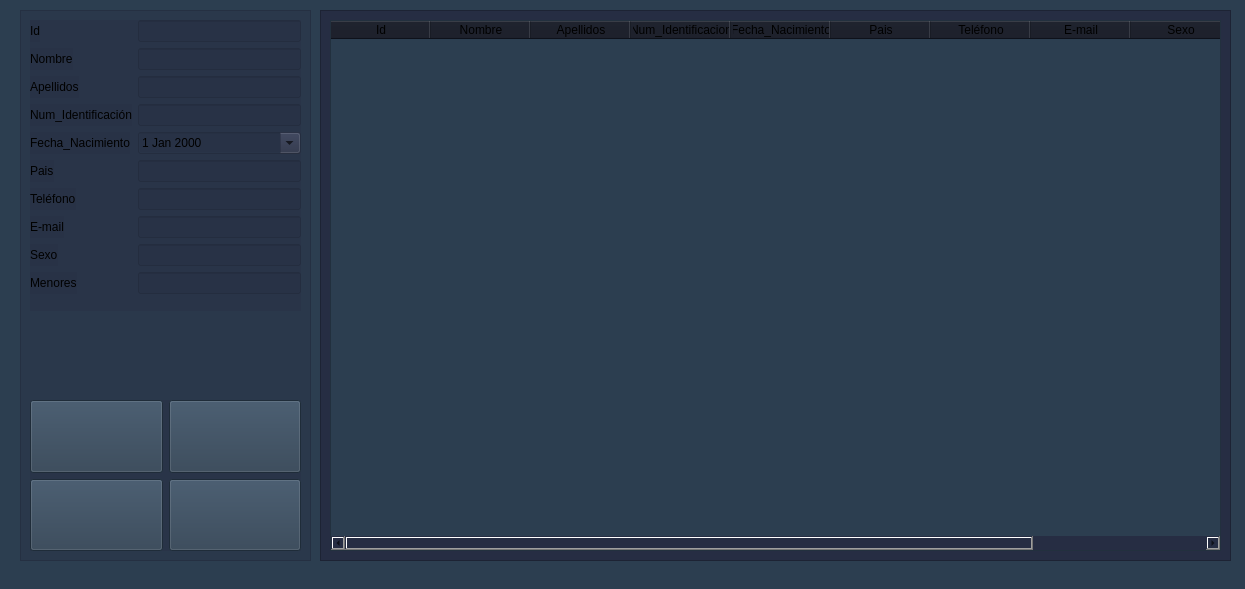
<?xml version="1.0" encoding="UTF-8"?>
<ui version="4.0">
 <class>tablaClientes</class>
 <widget class="QWidget" name="tablaClientes">
  <property name="windowModality">
   <enum>Qt::WindowModality::WindowModal</enum>
  </property>
  <property name="geometry">
   <rect>
    <x>0</x>
    <y>0</y>
    <width>1245</width>
    <height>589</height>
   </rect>
  </property>
  <property name="minimumSize">
   <size>
    <width>1245</width>
    <height>589</height>
   </size>
  </property>
  <property name="maximumSize">
   <size>
    <width>1245</width>
    <height>589</height>
   </size>
  </property>
  <property name="windowTitle">
   <string>Clientes</string>
  </property>
  <property name="windowIcon">
   <iconset resource="../Recursos/img/bg.qrc">
    <normaloff>:/prefijoNuevo/brianda1.png</normaloff>:/prefijoNuevo/brianda1.png</iconset>
  </property>
  <property name="styleSheet">
   <string notr="true">QWidget {
    background-color: #2C3E50; /* Fondo oscuro */

}
</string>
  </property>
  <widget class="QFrame" name="frameDeBotones">
   <property name="geometry">
    <rect>
     <x>20</x>
     <y>10</y>
     <width>291</width>
     <height>551</height>
    </rect>
   </property>
   <property name="styleSheet">
    <string notr="true">
background-color: rgba(38, 45, 67, 100);
</string>
   </property>
   <property name="frameShape">
    <enum>QFrame::Shape::StyledPanel</enum>
   </property>
   <property name="frameShadow">
    <enum>QFrame::Shadow::Raised</enum>
   </property>
   <widget class="QWidget" name="formLayoutWidget">
    <property name="geometry">
     <rect>
      <x>10</x>
      <y>10</y>
      <width>271</width>
      <height>291</height>
     </rect>
    </property>
    <layout class="QFormLayout" name="formLayout">
     <item row="0" column="0">
      <widget class="QLabel" name="labelId">
       <property name="text">
        <string>Id</string>
       </property>
      </widget>
     </item>
     <item row="0" column="1">
      <widget class="QLineEdit" name="lineEdit_id">
       <property name="enabled">
        <bool>false</bool>
       </property>
       <property name="styleSheet">
        <string notr="true"/>
       </property>
      </widget>
     </item>
     <item row="1" column="0">
      <widget class="QLabel" name="LabelNombre">
       <property name="text">
        <string>Nombre</string>
       </property>
      </widget>
     </item>
     <item row="1" column="1">
      <widget class="QLineEdit" name="lineEdit_nombre"/>
     </item>
     <item row="2" column="0">
      <widget class="QLabel" name="LabelApell">
       <property name="text">
        <string>Apellidos</string>
       </property>
      </widget>
     </item>
     <item row="2" column="1">
      <widget class="QLineEdit" name="lineEdit_apellidos"/>
     </item>
     <item row="3" column="0">
      <widget class="QLabel" name="LabelNumId">
       <property name="text">
        <string>Num_Identificación</string>
       </property>
      </widget>
     </item>
     <item row="3" column="1">
      <widget class="QLineEdit" name="lineEdit_numId"/>
     </item>
     <item row="4" column="0">
      <widget class="QLabel" name="labelFecha">
       <property name="text">
        <string>Fecha_Nacimiento</string>
       </property>
      </widget>
     </item>
     <item row="5" column="0">
      <widget class="QLabel" name="labelPas">
       <property name="text">
        <string>Pais</string>
       </property>
      </widget>
     </item>
     <item row="5" column="1">
      <widget class="QLineEdit" name="lineEdit_pais"/>
     </item>
     <item row="6" column="0">
      <widget class="QLabel" name="labelTLF">
       <property name="text">
        <string>Teléfono</string>
       </property>
      </widget>
     </item>
     <item row="6" column="1">
      <widget class="QLineEdit" name="lineEdit_telefon"/>
     </item>
     <item row="7" column="0">
      <widget class="QLabel" name="labelMail">
       <property name="text">
        <string>E-mail</string>
       </property>
      </widget>
     </item>
     <item row="7" column="1">
      <widget class="QLineEdit" name="lineEdit_mail"/>
     </item>
     <item row="8" column="0">
      <widget class="QLabel" name="labelSexo">
       <property name="text">
        <string>Sexo</string>
       </property>
      </widget>
     </item>
     <item row="8" column="1">
      <widget class="QLineEdit" name="lineEdit_sexo"/>
     </item>
     <item row="9" column="0">
      <widget class="QLabel" name="labelMenores">
       <property name="text">
        <string>Menores</string>
       </property>
      </widget>
     </item>
     <item row="9" column="1">
      <widget class="QLineEdit" name="lineEdit_menores"/>
     </item>
     <item row="4" column="1">
      <widget class="QDateEdit" name="date_fechaNac">
       <property name="wrapping">
        <bool>false</bool>
       </property>
       <property name="calendarPopup">
        <bool>true</bool>
       </property>
      </widget>
     </item>
    </layout>
   </widget>
   <widget class="QWidget" name="gridLayoutWidget">
    <property name="geometry">
     <rect>
      <x>10</x>
      <y>390</y>
      <width>271</width>
      <height>151</height>
     </rect>
    </property>
    <layout class="QGridLayout" name="gridLayout">
     <item row="0" column="1">
      <widget class="QPushButton" name="botonLeer">
       <property name="sizePolicy">
        <sizepolicy hsizetype="MinimumExpanding" vsizetype="MinimumExpanding">
         <horstretch>0</horstretch>
         <verstretch>0</verstretch>
        </sizepolicy>
       </property>
       <property name="toolTip">
        <string>Leer</string>
       </property>
       <property name="styleSheet">
        <string notr="true">background-color: #2C3E50</string>
       </property>
       <property name="text">
        <string/>
       </property>
       <property name="icon">
        <iconset resource="../Recursos/img/bg.qrc">
         <normaloff>:/prefijoNuevo/magnet.svg</normaloff>:/prefijoNuevo/magnet.svg</iconset>
       </property>
       <property name="iconSize">
        <size>
         <width>32</width>
         <height>32</height>
        </size>
       </property>
      </widget>
     </item>
     <item row="0" column="0">
      <widget class="QPushButton" name="botonCrear">
       <property name="sizePolicy">
        <sizepolicy hsizetype="MinimumExpanding" vsizetype="MinimumExpanding">
         <horstretch>0</horstretch>
         <verstretch>0</verstretch>
        </sizepolicy>
       </property>
       <property name="toolTip">
        <string>Crear</string>
       </property>
       <property name="styleSheet">
        <string notr="true">background-color: #2C3E50</string>
       </property>
       <property name="text">
        <string/>
       </property>
       <property name="icon">
        <iconset resource="../Recursos/img/bg.qrc">
         <normaloff>:/prefijoNuevo/new.svg</normaloff>:/prefijoNuevo/new.svg</iconset>
       </property>
       <property name="iconSize">
        <size>
         <width>32</width>
         <height>32</height>
        </size>
       </property>
      </widget>
     </item>
     <item row="1" column="0">
      <widget class="QPushButton" name="BotonUpdate">
       <property name="sizePolicy">
        <sizepolicy hsizetype="MinimumExpanding" vsizetype="MinimumExpanding">
         <horstretch>0</horstretch>
         <verstretch>0</verstretch>
        </sizepolicy>
       </property>
       <property name="toolTip">
        <string>Actualizar</string>
       </property>
       <property name="styleSheet">
        <string notr="true">background-color: #2C3E50</string>
       </property>
       <property name="text">
        <string/>
       </property>
       <property name="icon">
        <iconset resource="../Recursos/img/bg.qrc">
         <normaloff>:/prefijoNuevo/cloud-up.svg</normaloff>:/prefijoNuevo/cloud-up.svg</iconset>
       </property>
       <property name="iconSize">
        <size>
         <width>32</width>
         <height>32</height>
        </size>
       </property>
      </widget>
     </item>
     <item row="1" column="1">
      <widget class="QPushButton" name="botonBorrar">
       <property name="sizePolicy">
        <sizepolicy hsizetype="MinimumExpanding" vsizetype="MinimumExpanding">
         <horstretch>0</horstretch>
         <verstretch>0</verstretch>
        </sizepolicy>
       </property>
       <property name="toolTip">
        <string>Borrar</string>
       </property>
       <property name="styleSheet">
        <string notr="true">background-color: #2C3E50</string>
       </property>
       <property name="text">
        <string/>
       </property>
       <property name="icon">
        <iconset resource="../Recursos/img/bg.qrc">
         <normaloff>:/prefijoNuevo/close.svg</normaloff>:/prefijoNuevo/close.svg</iconset>
       </property>
       <property name="iconSize">
        <size>
         <width>64</width>
         <height>64</height>
        </size>
       </property>
      </widget>
     </item>
    </layout>
   </widget>
  </widget>
  <widget class="QFrame" name="framedeTabla">
   <property name="geometry">
    <rect>
     <x>320</x>
     <y>10</y>
     <width>911</width>
     <height>551</height>
    </rect>
   </property>
   <property name="styleSheet">
    <string notr="true">background-color: rgb(38, 45, 67);</string>
   </property>
   <property name="frameShape">
    <enum>QFrame::Shape::StyledPanel</enum>
   </property>
   <property name="frameShadow">
    <enum>QFrame::Shadow::Raised</enum>
   </property>
   <widget class="QTableWidget" name="tabla">
    <property name="geometry">
     <rect>
      <x>10</x>
      <y>10</y>
      <width>891</width>
      <height>531</height>
     </rect>
    </property>
    <property name="styleSheet">
     <string notr="true">QWidget {
    background-color: #2C3E50; /* Fondo oscuro */

}
    QHeaderView::section {
        background-color:  rgb(20, 24, 36);
    }</string>
    </property>
    <property name="alternatingRowColors">
     <bool>true</bool>
    </property>
    <column>
     <property name="text">
      <string>Id</string>
     </property>
    </column>
    <column>
     <property name="text">
      <string>Nombre</string>
     </property>
    </column>
    <column>
     <property name="text">
      <string>Apellidos</string>
     </property>
    </column>
    <column>
     <property name="text">
      <string>Num_Identificacion</string>
     </property>
    </column>
    <column>
     <property name="text">
      <string>Fecha_Nacimiento</string>
     </property>
    </column>
    <column>
     <property name="text">
      <string>Pais</string>
     </property>
    </column>
    <column>
     <property name="text">
      <string>Teléfono</string>
     </property>
    </column>
    <column>
     <property name="text">
      <string>E-mail</string>
     </property>
    </column>
    <column>
     <property name="text">
      <string>Sexo</string>
     </property>
    </column>
    <column>
     <property name="text">
      <string>Menores</string>
     </property>
    </column>
   </widget>
  </widget>
 </widget>
 <resources>
  <include location="../Recursos/img/bg.qrc"/>
 </resources>
 <connections/>
 <designerdata>
  <property name="gridDeltaX">
   <number>10</number>
  </property>
  <property name="gridDeltaY">
   <number>10</number>
  </property>
  <property name="gridSnapX">
   <bool>true</bool>
  </property>
  <property name="gridSnapY">
   <bool>true</bool>
  </property>
  <property name="gridVisible">
   <bool>true</bool>
  </property>
 </designerdata>
</ui>
